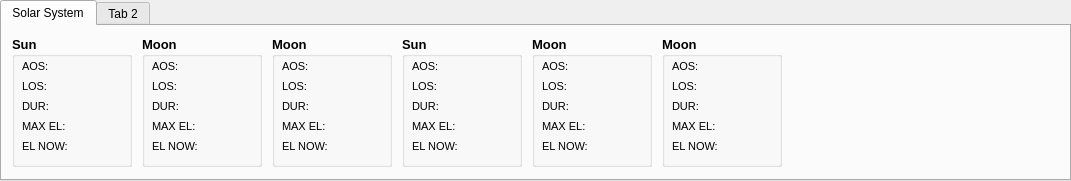
   <widget class="QTabWidget" name="tabWidget_3">
    <property name="geometry">
     <rect>
      <x>10</x>
      <y>789</y>
      <width>1071</width>
      <height>181</height>
     </rect>
    </property>
    <property name="styleSheet">
     <string notr="true"/>
    </property>
    <property name="currentIndex">
     <number>0</number>
    </property>
    <widget class="QWidget" name="tab">
     <attribute name="title">
      <string>Solar System</string>
     </attribute>
     <widget class="QGroupBox" name="groupBox">
      <property name="geometry">
       <rect>
        <x>10</x>
        <y>10</y>
        <width>120</width>
        <height>131</height>
       </rect>
      </property>
      <property name="font">
       <font>
        <pointsize>10</pointsize>
        <weight>75</weight>
        <bold>true</bold>
       </font>
      </property>
      <property name="title">
       <string>Sun</string>
      </property>
      <widget class="QLabel" name="label_LocalTime_23">
       <property name="geometry">
        <rect>
         <x>10</x>
         <y>20</y>
         <width>81</width>
         <height>20</height>
        </rect>
       </property>
       <property name="font">
        <font>
         <pointsize>8</pointsize>
         <weight>50</weight>
         <bold>false</bold>
        </font>
       </property>
       <property name="text">
        <string>AOS:</string>
       </property>
       <property name="alignment">
        <set>Qt::AlignLeading|Qt::AlignLeft|Qt::AlignVCenter</set>
       </property>
      </widget>
      <widget class="QLabel" name="label_LocalTime_24">
       <property name="geometry">
        <rect>
         <x>10</x>
         <y>40</y>
         <width>81</width>
         <height>20</height>
        </rect>
       </property>
       <property name="font">
        <font>
         <pointsize>8</pointsize>
         <weight>50</weight>
         <bold>false</bold>
        </font>
       </property>
       <property name="text">
        <string>LOS:</string>
       </property>
       <property name="alignment">
        <set>Qt::AlignLeading|Qt::AlignLeft|Qt::AlignVCenter</set>
       </property>
      </widget>
      <widget class="QLabel" name="label_LocalTime_25">
       <property name="geometry">
        <rect>
         <x>10</x>
         <y>60</y>
         <width>81</width>
         <height>20</height>
        </rect>
       </property>
       <property name="font">
        <font>
         <pointsize>8</pointsize>
         <weight>50</weight>
         <bold>false</bold>
        </font>
       </property>
       <property name="text">
        <string>DUR:</string>
       </property>
       <property name="alignment">
        <set>Qt::AlignLeading|Qt::AlignLeft|Qt::AlignVCenter</set>
       </property>
      </widget>
      <widget class="QLabel" name="label_LocalTime_26">
       <property name="geometry">
        <rect>
         <x>10</x>
         <y>80</y>
         <width>81</width>
         <height>20</height>
        </rect>
       </property>
       <property name="font">
        <font>
         <pointsize>8</pointsize>
         <weight>50</weight>
         <bold>false</bold>
        </font>
       </property>
       <property name="text">
        <string>MAX EL:</string>
       </property>
       <property name="alignment">
        <set>Qt::AlignLeading|Qt::AlignLeft|Qt::AlignVCenter</set>
       </property>
      </widget>
      <widget class="QLabel" name="label_LocalTime_27">
       <property name="geometry">
        <rect>
         <x>10</x>
         <y>100</y>
         <width>81</width>
         <height>20</height>
        </rect>
       </property>
       <property name="font">
        <font>
         <pointsize>8</pointsize>
         <weight>50</weight>
         <bold>false</bold>
        </font>
       </property>
       <property name="text">
        <string>EL NOW:</string>
       </property>
       <property name="alignment">
        <set>Qt::AlignLeading|Qt::AlignLeft|Qt::AlignVCenter</set>
       </property>
      </widget>
     </widget>
     <widget class="QGroupBox" name="groupBox_2">
      <property name="geometry">
       <rect>
        <x>140</x>
        <y>10</y>
        <width>120</width>
        <height>131</height>
       </rect>
      </property>
      <property name="font">
       <font>
        <pointsize>10</pointsize>
        <weight>75</weight>
        <bold>true</bold>
       </font>
      </property>
      <property name="title">
       <string>Moon</string>
      </property>
      <widget class="QLabel" name="label_LocalTime_28">
       <property name="geometry">
        <rect>
         <x>10</x>
         <y>20</y>
         <width>81</width>
         <height>20</height>
        </rect>
       </property>
       <property name="font">
        <font>
         <pointsize>8</pointsize>
         <weight>50</weight>
         <bold>false</bold>
        </font>
       </property>
       <property name="text">
        <string>AOS:</string>
       </property>
       <property name="alignment">
        <set>Qt::AlignLeading|Qt::AlignLeft|Qt::AlignVCenter</set>
       </property>
      </widget>
      <widget class="QLabel" name="label_LocalTime_29">
       <property name="geometry">
        <rect>
         <x>10</x>
         <y>40</y>
         <width>81</width>
         <height>20</height>
        </rect>
       </property>
       <property name="font">
        <font>
         <pointsize>8</pointsize>
         <weight>50</weight>
         <bold>false</bold>
        </font>
       </property>
       <property name="text">
        <string>LOS:</string>
       </property>
       <property name="alignment">
        <set>Qt::AlignLeading|Qt::AlignLeft|Qt::AlignVCenter</set>
       </property>
      </widget>
      <widget class="QLabel" name="label_LocalTime_30">
       <property name="geometry">
        <rect>
         <x>10</x>
         <y>60</y>
         <width>81</width>
         <height>20</height>
        </rect>
       </property>
       <property name="font">
        <font>
         <pointsize>8</pointsize>
         <weight>50</weight>
         <bold>false</bold>
        </font>
       </property>
       <property name="text">
        <string>DUR:</string>
       </property>
       <property name="alignment">
        <set>Qt::AlignLeading|Qt::AlignLeft|Qt::AlignVCenter</set>
       </property>
      </widget>
      <widget class="QLabel" name="label_LocalTime_31">
       <property name="geometry">
        <rect>
         <x>10</x>
         <y>80</y>
         <width>81</width>
         <height>20</height>
        </rect>
       </property>
       <property name="font">
        <font>
         <pointsize>8</pointsize>
         <weight>50</weight>
         <bold>false</bold>
        </font>
       </property>
       <property name="text">
        <string>MAX EL:</string>
       </property>
       <property name="alignment">
        <set>Qt::AlignLeading|Qt::AlignLeft|Qt::AlignVCenter</set>
       </property>
      </widget>
      <widget class="QLabel" name="label_LocalTime_32">
       <property name="geometry">
        <rect>
         <x>10</x>
         <y>100</y>
         <width>81</width>
         <height>20</height>
        </rect>
       </property>
       <property name="font">
        <font>
         <pointsize>8</pointsize>
         <weight>50</weight>
         <bold>false</bold>
        </font>
       </property>
       <property name="text">
        <string>EL NOW:</string>
       </property>
       <property name="alignment">
        <set>Qt::AlignLeading|Qt::AlignLeft|Qt::AlignVCenter</set>
       </property>
      </widget>
     </widget>
     <widget class="QGroupBox" name="groupBox_6">
      <property name="geometry">
       <rect>
        <x>270</x>
        <y>10</y>
        <width>120</width>
        <height>131</height>
       </rect>
      </property>
      <property name="font">
       <font>
        <pointsize>10</pointsize>
        <weight>75</weight>
        <bold>true</bold>
       </font>
      </property>
      <property name="title">
       <string>Moon</string>
      </property>
      <widget class="QLabel" name="label_LocalTime_33">
       <property name="geometry">
        <rect>
         <x>10</x>
         <y>20</y>
         <width>81</width>
         <height>20</height>
        </rect>
       </property>
       <property name="font">
        <font>
         <pointsize>8</pointsize>
         <weight>50</weight>
         <bold>false</bold>
        </font>
       </property>
       <property name="text">
        <string>AOS:</string>
       </property>
       <property name="alignment">
        <set>Qt::AlignLeading|Qt::AlignLeft|Qt::AlignVCenter</set>
       </property>
      </widget>
      <widget class="QLabel" name="label_LocalTime_34">
       <property name="geometry">
        <rect>
         <x>10</x>
         <y>40</y>
         <width>81</width>
         <height>20</height>
        </rect>
       </property>
       <property name="font">
        <font>
         <pointsize>8</pointsize>
         <weight>50</weight>
         <bold>false</bold>
        </font>
       </property>
       <property name="text">
        <string>LOS:</string>
       </property>
       <property name="alignment">
        <set>Qt::AlignLeading|Qt::AlignLeft|Qt::AlignVCenter</set>
       </property>
      </widget>
      <widget class="QLabel" name="label_LocalTime_35">
       <property name="geometry">
        <rect>
         <x>10</x>
         <y>60</y>
         <width>81</width>
         <height>20</height>
        </rect>
       </property>
       <property name="font">
        <font>
         <pointsize>8</pointsize>
         <weight>50</weight>
         <bold>false</bold>
        </font>
       </property>
       <property name="text">
        <string>DUR:</string>
       </property>
       <property name="alignment">
        <set>Qt::AlignLeading|Qt::AlignLeft|Qt::AlignVCenter</set>
       </property>
      </widget>
      <widget class="QLabel" name="label_LocalTime_36">
       <property name="geometry">
        <rect>
         <x>10</x>
         <y>80</y>
         <width>81</width>
         <height>20</height>
        </rect>
       </property>
       <property name="font">
        <font>
         <pointsize>8</pointsize>
         <weight>50</weight>
         <bold>false</bold>
        </font>
       </property>
       <property name="text">
        <string>MAX EL:</string>
       </property>
       <property name="alignment">
        <set>Qt::AlignLeading|Qt::AlignLeft|Qt::AlignVCenter</set>
       </property>
      </widget>
      <widget class="QLabel" name="label_LocalTime_37">
       <property name="geometry">
        <rect>
         <x>10</x>
         <y>100</y>
         <width>81</width>
         <height>20</height>
        </rect>
       </property>
       <property name="font">
        <font>
         <pointsize>8</pointsize>
         <weight>50</weight>
         <bold>false</bold>
        </font>
       </property>
       <property name="text">
        <string>EL NOW:</string>
       </property>
       <property name="alignment">
        <set>Qt::AlignLeading|Qt::AlignLeft|Qt::AlignVCenter</set>
       </property>
      </widget>
     </widget>
     <widget class="QGroupBox" name="groupBox_7">
      <property name="geometry">
       <rect>
        <x>530</x>
        <y>10</y>
        <width>120</width>
        <height>131</height>
       </rect>
      </property>
      <property name="font">
       <font>
        <pointsize>10</pointsize>
        <weight>75</weight>
        <bold>true</bold>
       </font>
      </property>
      <property name="title">
       <string>Moon</string>
      </property>
      <widget class="QLabel" name="label_LocalTime_53">
       <property name="geometry">
        <rect>
         <x>10</x>
         <y>20</y>
         <width>81</width>
         <height>20</height>
        </rect>
       </property>
       <property name="font">
        <font>
         <pointsize>8</pointsize>
         <weight>50</weight>
         <bold>false</bold>
        </font>
       </property>
       <property name="text">
        <string>AOS:</string>
       </property>
       <property name="alignment">
        <set>Qt::AlignLeading|Qt::AlignLeft|Qt::AlignVCenter</set>
       </property>
      </widget>
      <widget class="QLabel" name="label_LocalTime_54">
       <property name="geometry">
        <rect>
         <x>10</x>
         <y>40</y>
         <width>81</width>
         <height>20</height>
        </rect>
       </property>
       <property name="font">
        <font>
         <pointsize>8</pointsize>
         <weight>50</weight>
         <bold>false</bold>
        </font>
       </property>
       <property name="text">
        <string>LOS:</string>
       </property>
       <property name="alignment">
        <set>Qt::AlignLeading|Qt::AlignLeft|Qt::AlignVCenter</set>
       </property>
      </widget>
      <widget class="QLabel" name="label_LocalTime_55">
       <property name="geometry">
        <rect>
         <x>10</x>
         <y>60</y>
         <width>81</width>
         <height>20</height>
        </rect>
       </property>
       <property name="font">
        <font>
         <pointsize>8</pointsize>
         <weight>50</weight>
         <bold>false</bold>
        </font>
       </property>
       <property name="text">
        <string>DUR:</string>
       </property>
       <property name="alignment">
        <set>Qt::AlignLeading|Qt::AlignLeft|Qt::AlignVCenter</set>
       </property>
      </widget>
      <widget class="QLabel" name="label_LocalTime_56">
       <property name="geometry">
        <rect>
         <x>10</x>
         <y>80</y>
         <width>81</width>
         <height>20</height>
        </rect>
       </property>
       <property name="font">
        <font>
         <pointsize>8</pointsize>
         <weight>50</weight>
         <bold>false</bold>
        </font>
       </property>
       <property name="text">
        <string>MAX EL:</string>
       </property>
       <property name="alignment">
        <set>Qt::AlignLeading|Qt::AlignLeft|Qt::AlignVCenter</set>
       </property>
      </widget>
      <widget class="QLabel" name="label_LocalTime_57">
       <property name="geometry">
        <rect>
         <x>10</x>
         <y>100</y>
         <width>81</width>
         <height>20</height>
        </rect>
       </property>
       <property name="font">
        <font>
         <pointsize>8</pointsize>
         <weight>50</weight>
         <bold>false</bold>
        </font>
       </property>
       <property name="text">
        <string>EL NOW:</string>
       </property>
       <property name="alignment">
        <set>Qt::AlignLeading|Qt::AlignLeft|Qt::AlignVCenter</set>
       </property>
      </widget>
     </widget>
     <widget class="QGroupBox" name="groupBox_8">
      <property name="geometry">
       <rect>
        <x>660</x>
        <y>10</y>
        <width>120</width>
        <height>131</height>
       </rect>
      </property>
      <property name="font">
       <font>
        <pointsize>10</pointsize>
        <weight>75</weight>
        <bold>true</bold>
       </font>
      </property>
      <property name="title">
       <string>Moon</string>
      </property>
      <widget class="QLabel" name="label_LocalTime_58">
       <property name="geometry">
        <rect>
         <x>10</x>
         <y>20</y>
         <width>81</width>
         <height>20</height>
        </rect>
       </property>
       <property name="font">
        <font>
         <pointsize>8</pointsize>
         <weight>50</weight>
         <bold>false</bold>
        </font>
       </property>
       <property name="text">
        <string>AOS:</string>
       </property>
       <property name="alignment">
        <set>Qt::AlignLeading|Qt::AlignLeft|Qt::AlignVCenter</set>
       </property>
      </widget>
      <widget class="QLabel" name="label_LocalTime_59">
       <property name="geometry">
        <rect>
         <x>10</x>
         <y>40</y>
         <width>81</width>
         <height>20</height>
        </rect>
       </property>
       <property name="font">
        <font>
         <pointsize>8</pointsize>
         <weight>50</weight>
         <bold>false</bold>
        </font>
       </property>
       <property name="text">
        <string>LOS:</string>
       </property>
       <property name="alignment">
        <set>Qt::AlignLeading|Qt::AlignLeft|Qt::AlignVCenter</set>
       </property>
      </widget>
      <widget class="QLabel" name="label_LocalTime_60">
       <property name="geometry">
        <rect>
         <x>10</x>
         <y>60</y>
         <width>81</width>
         <height>20</height>
        </rect>
       </property>
       <property name="font">
        <font>
         <pointsize>8</pointsize>
         <weight>50</weight>
         <bold>false</bold>
        </font>
       </property>
       <property name="text">
        <string>DUR:</string>
       </property>
       <property name="alignment">
        <set>Qt::AlignLeading|Qt::AlignLeft|Qt::AlignVCenter</set>
       </property>
      </widget>
      <widget class="QLabel" name="label_LocalTime_61">
       <property name="geometry">
        <rect>
         <x>10</x>
         <y>80</y>
         <width>81</width>
         <height>20</height>
        </rect>
       </property>
       <property name="font">
        <font>
         <pointsize>8</pointsize>
         <weight>50</weight>
         <bold>false</bold>
        </font>
       </property>
       <property name="text">
        <string>MAX EL:</string>
       </property>
       <property name="alignment">
        <set>Qt::AlignLeading|Qt::AlignLeft|Qt::AlignVCenter</set>
       </property>
      </widget>
      <widget class="QLabel" name="label_LocalTime_62">
       <property name="geometry">
        <rect>
         <x>10</x>
         <y>100</y>
         <width>81</width>
         <height>20</height>
        </rect>
       </property>
       <property name="font">
        <font>
         <pointsize>8</pointsize>
         <weight>50</weight>
         <bold>false</bold>
        </font>
       </property>
       <property name="text">
        <string>EL NOW:</string>
       </property>
       <property name="alignment">
        <set>Qt::AlignLeading|Qt::AlignLeft|Qt::AlignVCenter</set>
       </property>
      </widget>
     </widget>
     <widget class="QGroupBox" name="groupBox_9">
      <property name="geometry">
       <rect>
        <x>400</x>
        <y>10</y>
        <width>120</width>
        <height>131</height>
       </rect>
      </property>
      <property name="font">
       <font>
        <pointsize>10</pointsize>
        <weight>75</weight>
        <bold>true</bold>
       </font>
      </property>
      <property name="title">
       <string>Sun</string>
      </property>
      <widget class="QLabel" name="label_LocalTime_63">
       <property name="geometry">
        <rect>
         <x>10</x>
         <y>20</y>
         <width>81</width>
         <height>20</height>
        </rect>
       </property>
       <property name="font">
        <font>
         <pointsize>8</pointsize>
         <weight>50</weight>
         <bold>false</bold>
        </font>
       </property>
       <property name="text">
        <string>AOS:</string>
       </property>
       <property name="alignment">
        <set>Qt::AlignLeading|Qt::AlignLeft|Qt::AlignVCenter</set>
       </property>
      </widget>
      <widget class="QLabel" name="label_LocalTime_64">
       <property name="geometry">
        <rect>
         <x>10</x>
         <y>40</y>
         <width>81</width>
         <height>20</height>
        </rect>
       </property>
       <property name="font">
        <font>
         <pointsize>8</pointsize>
         <weight>50</weight>
         <bold>false</bold>
        </font>
       </property>
       <property name="text">
        <string>LOS:</string>
       </property>
       <property name="alignment">
        <set>Qt::AlignLeading|Qt::AlignLeft|Qt::AlignVCenter</set>
       </property>
      </widget>
      <widget class="QLabel" name="label_LocalTime_65">
       <property name="geometry">
        <rect>
         <x>10</x>
         <y>60</y>
         <width>81</width>
         <height>20</height>
        </rect>
       </property>
       <property name="font">
        <font>
         <pointsize>8</pointsize>
         <weight>50</weight>
         <bold>false</bold>
        </font>
       </property>
       <property name="text">
        <string>DUR:</string>
       </property>
       <property name="alignment">
        <set>Qt::AlignLeading|Qt::AlignLeft|Qt::AlignVCenter</set>
       </property>
      </widget>
      <widget class="QLabel" name="label_LocalTime_66">
       <property name="geometry">
        <rect>
         <x>10</x>
         <y>80</y>
         <width>81</width>
         <height>20</height>
        </rect>
       </property>
       <property name="font">
        <font>
         <pointsize>8</pointsize>
         <weight>50</weight>
         <bold>false</bold>
        </font>
       </property>
       <property name="text">
        <string>MAX EL:</string>
       </property>
       <property name="alignment">
        <set>Qt::AlignLeading|Qt::AlignLeft|Qt::AlignVCenter</set>
       </property>
      </widget>
      <widget class="QLabel" name="label_LocalTime_67">
       <property name="geometry">
        <rect>
         <x>10</x>
         <y>100</y>
         <width>81</width>
         <height>20</height>
        </rect>
       </property>
       <property name="font">
        <font>
         <pointsize>8</pointsize>
         <weight>50</weight>
         <bold>false</bold>
        </font>
       </property>
       <property name="text">
        <string>EL NOW:</string>
       </property>
       <property name="alignment">
        <set>Qt::AlignLeading|Qt::AlignLeft|Qt::AlignVCenter</set>
       </property>
      </widget>
     </widget>
    </widget>
    <widget class="QWidget" name="tab_2">
     <attribute name="title">
      <string>Tab 2</string>
     </attribute>
    </widget>
   </widget>
